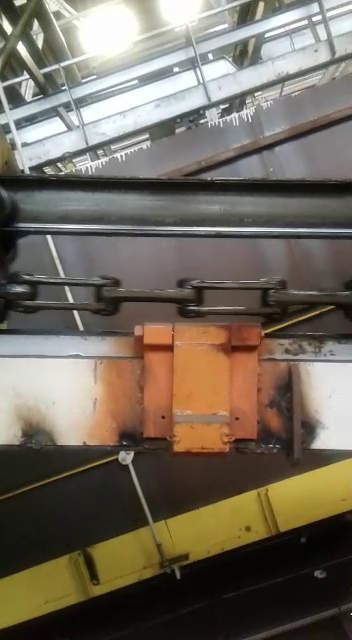
#> input picture frame 47 of img/trolley-1.mp4, 352 x 640 px
$ python delete_background.py
#> lines starting #> are read from the running program, lines starting #| are printed output that depends on the picture
import numpy as np
import cv2

cap = cv2.VideoCapture('../img/trolley-1.mp4')
history = 20
varThreshold = 10
bShadowDetection = False

fgbg = cv2.createBackgroundSubtractorMOG2(history, varThreshold, bShadowDetection)

while(1):
    ret, frame = cap.read()
#> frame is the input picture: shape (640, 352, 3); mean B, G, R 92.7, 106.4, 114.7

    fgmask = fgbg.apply(frame)
#> fgmask: shape (640, 352); every value is 255

    cv2.imshow('fgmask',frame)
    frame = cv2.cvtColor(frame, cv2.COLOR_BGR2GRAY)
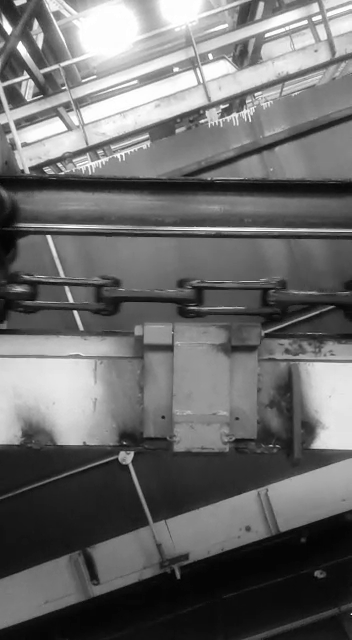
#> frame: shape (640, 352); min 1, max 255, mean 107.3
    cv2.imshow('frame',fgmask)


    k = cv2.waitKey(30) & 0xff
#> (key Esc is pressed here)
    if k == 27:
        break


cap.release()
cv2.destroyAllWindows()

$ run again, starting later in the video
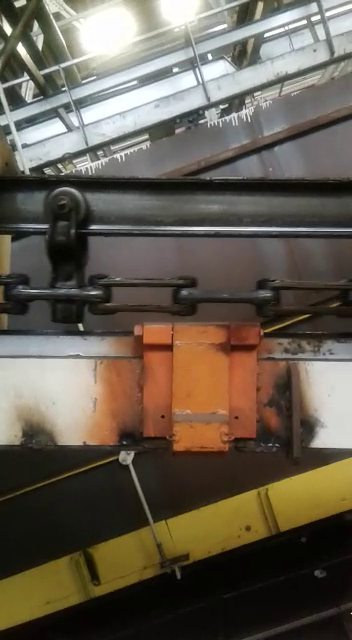
#> input picture frame 212 of img/trolley-1.mp4, 352 x 640 px
#> frame is the input picture: shape (640, 352, 3); mean B, G, R 79.5, 92.8, 101.8
#> fgmask: shape (640, 352); every value is 255
#> `frame = cv2.cvtColor(frame, cv2.COLOR_BGR2GRAY)`:
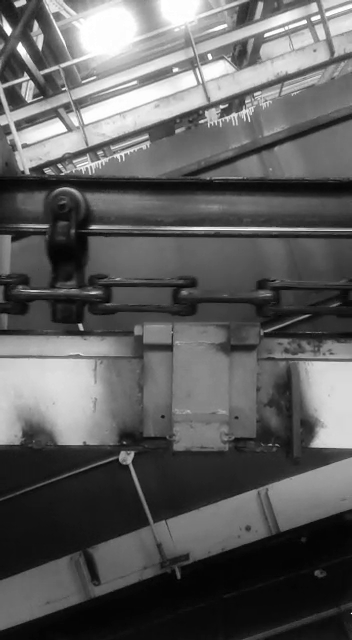
#> frame: shape (640, 352); min 0, max 255, mean 93.9

$ run again, starting later in the video
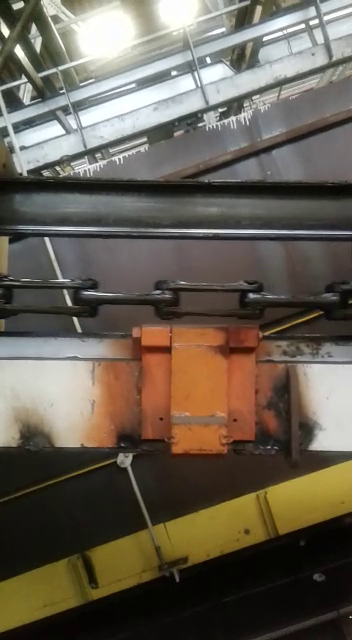
#> input picture frame 377 of img/trolley-1.mp4, 352 x 640 px
#> frame is the input picture: shape (640, 352, 3); mean B, G, R 82.2, 95, 103.6
#> fgmask: shape (640, 352); every value is 255
#> `frame = cv2.cvtColor(frame, cv2.COLOR_BGR2GRAY)`:
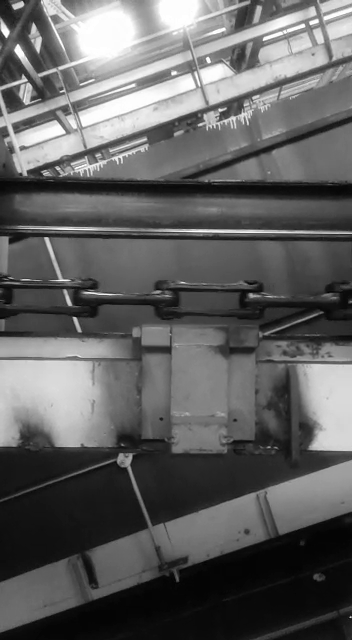
#> frame: shape (640, 352); min 1, max 255, mean 96.1
